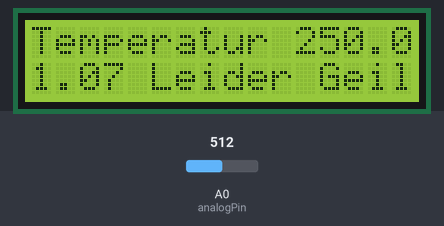
The sketch below on a simulated Arduino Uno, built with avr-gcc and run on an emulated ATmega328P. Parts: 16×2 character LCD. The test bench sets the inputs (shaded band); at power-on: A0 (analogPin) = 512. What the sketch prints to the serial monitor is not drawn.

Above: at 1.6 s.
1.7 s: A0 (analogPin) set to 716
At 2.8 s:
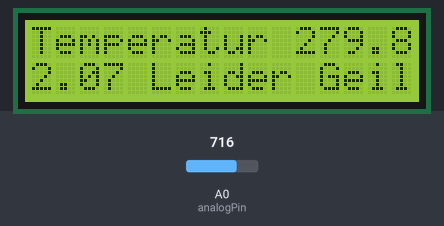
4.5 s: A0 (analogPin) set to 900
At 5.9 s:
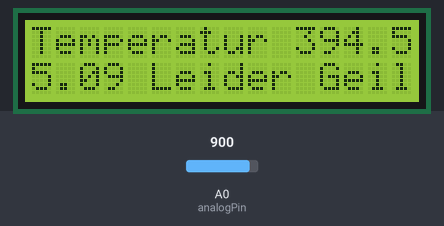
7.5 s: A0 (analogPin) set to 1023
At 8.9 s:
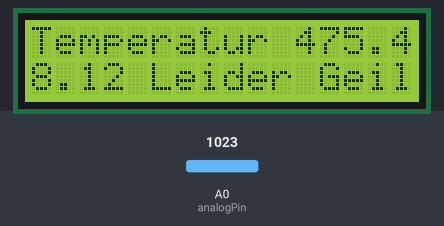
Timing chart, 0 to 10.5 s (numbered marks = the images above; inputs shaded):
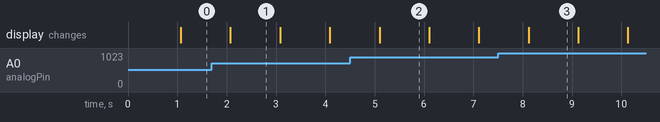

The sketch:

LCD_Temp.ino
```cpp
#include <LiquidCrystal.h>

const int LCD_RS = 12;
const int LCD_Enable = 11;
const int LCD_D4 = 5;
const int LCD_D5 = 4;
const int LCD_D6 = 3;
const int LCD_D7 = 2;

LiquidCrystal lcd(LCD_RS, LCD_Enable, LCD_D4, LCD_D5, LCD_D6, LCD_D7);

String text1 = "Temperatur ";
String text2 = " Leider Geil";
String text_name = "Adrian Raiser";
String text_birthday = "10.02.1998";

int analogPin = A0;
float Temperature;
int cycles = 10;
int DELAY(100);
float result;
float sec;

void setup()
{
  Serial.begin(9600);
  lcd.begin(16,2);
}

void loop()
{
  for(int i = 0; i<10; i++)
  {
    Temperature = (5.0*100.0*analogRead(analogPin))/1024;
    result += Temperature;
    delay(DELAY);
  }

  result /= cycles;
  Serial.println(result);
  Ausgabe();
  result = 0;
}
```

Funktionen.ino
```cpp
void Ausgabe()
{
  lcd.setCursor(0,0);
  lcd.print(text1);
  lcd.print(result);

  sec = millis()/1000.0;

  lcd.setCursor(0,1);
  lcd.print(sec);
  lcd.print(text2);
}
```

Measured:
- what the display in image 1 shows lasts 1.0 s, from 2.1 s to 3.1 s
